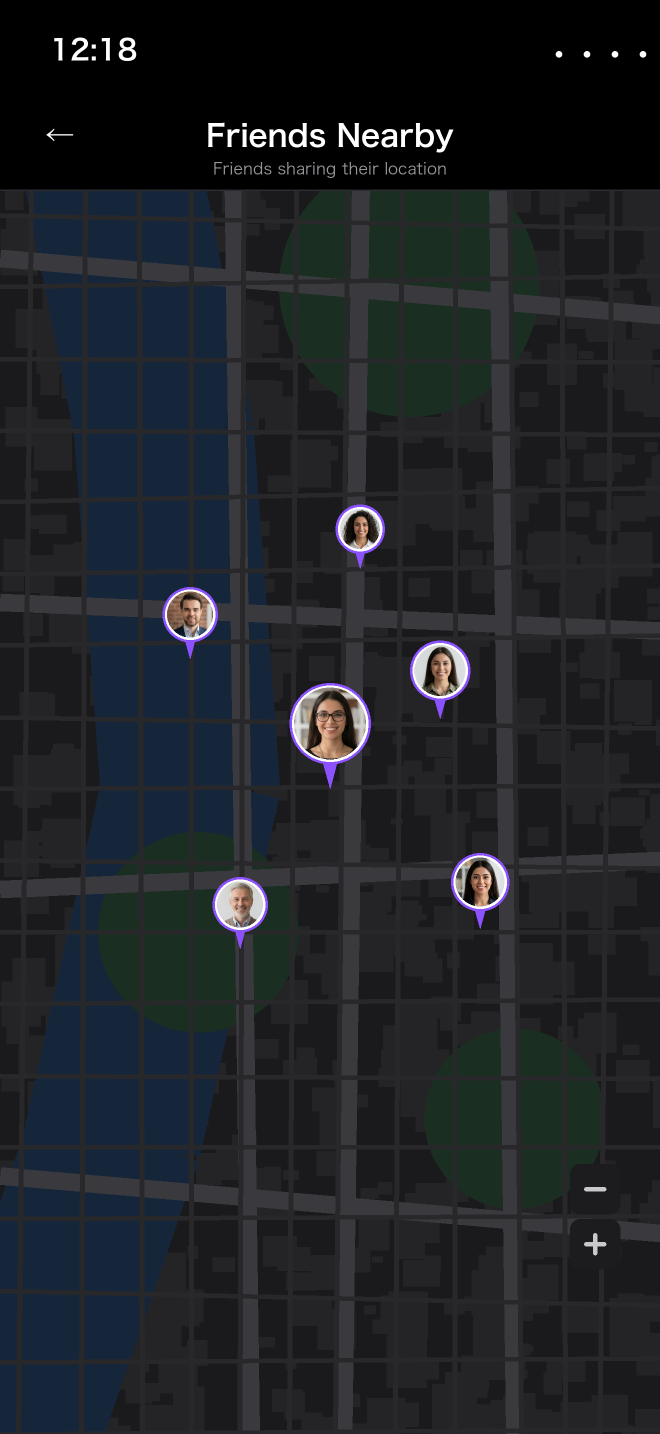
#> input picture store-assets/app-store/screenshots-6.9-en/06-map.png, 1320 x 2868 px, found by its file name (shown at 1/2 size)
$ python build_screenshot_ipad.py 5
#> lines starting #> are read from the running program, lines starting #| are printed output that depends on the picture; after the words box and inside, x2 and y2 are one past the last pixel; in counts of white or black regions, pixels touching at a corner belong together
#!/usr/bin/env python3
"""iPad version of PikTag App Store marketing screenshots.

Canvas: 2064 × 2752 (iPad Pro 13" M4 portrait, ASC slot).
Reuses the same iPhone marketing source PNG inside a centered phone
mockup, on a wider purple→pink gradient canvas with title above.
"""
import os
import sys
from pathlib import Path
from PIL import Image, ImageDraw, ImageFont, ImageFilter

# SS_LANG = one of 17 caption locales (default zh-TW) — mirrors
# build_screenshot.py. Captions live in captions.py.
LANG = os.environ.get("SS_LANG", "zh-TW")
from captions import CARDS_BY_LANG, CHIP_BY_LANG  # noqa: E402

# ── iPad canvas ────────────────────────────────────────────────────────
W, H = 2064, 2752
GRAD_START = (140, 82, 255)
GRAD_END = (236, 72, 153)
WHITE = (255, 255, 255)

# ── Layout (iPad) ──────────────────────────────────────────────────────
# 2026-06-09 fix: subtitle was being overlapped by phone mockup top.
# Recipe to fix: smaller title font + larger subtitle-to-phone gap +
# phone pushed down + phone shrunk so it still fits within 2752 canvas.
# Source aspect locked at 0.4602 (1320/2868 iPhone source).
PAD_X = 120
TITLE_TOP = 184            # was 200 — tightened to free room for a bigger subtitle
TITLE_LINE_GAP = 14
SUBTITLE_GAP = 48          # was 64 — tightened for the bigger subtitle below
# Bottom is tight (phone ends at PHONE_TOP+PHONE_H = 2750, 2px from the 2752
# canvas), so we can't push the phone down — the bigger subtitle is absorbed by
# trimming TITLE_TOP + SUBTITLE_GAP instead. A 2-line title + 2-line subtitle at
# 64px ends ~668, still clear of PHONE_TOP=700.
PHONE_TOP = 700            # was 540 — pushed down 160px
PHONE_W = 960              # was 1020 — slight shrink to keep total < 2752
PHONE_H = 2050             # inner 928×2018 ≈ 0.460 aspect matches source
PHONE_RADIUS = 76
PHONE_BORDER_W = 16
PHONE_SHADOW_BLUR = 70

# CJK locales → Hiragino; everyone else → Arial (renders œ/î, Vietnamese/
# Turkish diacritics, Cyrillic, and a normal-width apostrophe). Mirrors
# build_screenshot.py's fix (founder caught the fr œ/apostrophe bug 2026-06-27).
_CJK_LANGS = {"zh-TW", "zh-CN", "ja"}
# League Spartan = PikTag brand typeface; Latin-only → 8 covered locales use it, vi/ru
# stay Arial (League Spartan lacks Vietnamese/Cyrillic), CJK stays Hiragino.
_LSPARTAN_LANGS = {"en", "de", "fr", "es", "pt", "it", "id", "tr"}
_IS_CJK = LANG in _CJK_LANGS
_IS_LSPARTAN = LANG in _LSPARTAN_LANGS
_HERE = os.path.dirname(os.path.abspath(__file__))
HIRAGINO = "/System/Library/Fonts/Hiragino Sans GB.ttc"
ARIAL = "/System/Library/Fonts/Supplemental/Arial.ttf"
ARIAL_BOLD = "/System/Library/Fonts/Supplemental/Arial Bold.ttf"
LSPARTAN = os.path.join(_HERE, "fonts", "LeagueSpartan-Regular.ttf")
LSPARTAN_BOLD = os.path.join(_HERE, "fonts", "LeagueSpartan-Bold.ttf")
FONT_PATH = HIRAGINO  # legacy alias
TITLE_FONT_SIZE = 116      # was 132 — gives title 2-line room without crowding subtitle
SUBTITLE_FONT_SIZE = 64    # was 54 — founder 2026-06-29: caption too small for older eyes


# [19 lines left out: function _linux_fallback, not called in this run]


def load_font(size: int, bold: bool = False) -> ImageFont.FreeTypeFont:
    try:
        if _IS_CJK:
            return ImageFont.truetype(HIRAGINO, size, index=(2 if bold else 0))
        if _IS_LSPARTAN:
            return ImageFont.truetype(LSPARTAN_BOLD if bold else LSPARTAN, size)
        return ImageFont.truetype(ARIAL_BOLD if bold else ARIAL, size)  # vi, ru
    except OSError:
        return _linux_fallback(size, bold)


def gradient_bg() -> Image.Image:
    bg = Image.new("RGB", (W, H), GRAD_START)
    px = bg.load()
    denom = float(W + H)
    for y in range(H):
        for x in range(W):
            t = (x + y) / denom
            r = int(GRAD_START[0] * (1 - t) + GRAD_END[0] * t)
            g = int(GRAD_START[1] * (1 - t) + GRAD_END[1] * t)
            b = int(GRAD_START[2] * (1 - t) + GRAD_END[2] * t)
            px[x, y] = (r, g, b)
    return bg


def draw_text_centered(draw, text, font, y, color):
    bbox = draw.textbbox((0, 0), text, font=font)
    text_w = bbox[2] - bbox[0]
    text_h = bbox[3] - bbox[1]
    x = (W - text_w) // 2
    shadow_offset = 5
    draw.text((x + shadow_offset, y + shadow_offset), text, font=font, fill=(0, 0, 0, 60))
    draw.text((x, y), text, font=font, fill=color)
    return y + text_h


def wrap_title(title):
    if "\n" in title:
        return title.split("\n")
    if "，" in title and len(title) > 9:
        return title.split("，", 1)
    if ", " in title and len(title) > 18:
        return [p.strip() for p in title.split(", ", 1)]
    return [title]


def wrap_to_width(draw, text, font, max_width):
    """Greedy-wrap to fit max_width px. Word-wrap on spaces; char-wrap for CJK."""
    text = text.strip()
    if not text:
        return [""]
    units = text.split(" ") if " " in text else list(text)
    joiner = " " if " " in text else ""
    lines, cur = [], ""
    for u in units:
        trial = (cur + joiner + u) if cur else u
        if not cur or draw.textlength(trial, font=font) <= max_width:
            cur = trial
        else:
            lines.append(cur)
            cur = u
    if cur:
        lines.append(cur)
    return lines


def round_corners(im, radius):
    mask = Image.new("L", im.size, 0)
    ImageDraw.Draw(mask).rounded_rectangle((0, 0, im.size[0], im.size[1]), radius=radius, fill=255)
    out = im.convert("RGBA")
    out.putalpha(mask)
    return out


def paste_phone(bg, app_screenshot_path):
    inner_w = PHONE_W - PHONE_BORDER_W * 2
    inner_h = PHONE_H - PHONE_BORDER_W * 2
    inner_radius = PHONE_RADIUS - PHONE_BORDER_W
    screenshot = Image.open(app_screenshot_path).convert("RGBA")
    src_w, src_h = screenshot.size
    target_aspect = inner_w / inner_h
    src_aspect = src_w / src_h
    if abs(src_aspect - target_aspect) < 0.005:
        pass
    elif src_aspect > target_aspect:
        new_w = int(src_h * target_aspect)
        offset_x = (src_w - new_w) // 2
        screenshot = screenshot.crop((offset_x, 0, offset_x + new_w, src_h))
    else:
        new_h = int(src_w / target_aspect)
        offset_y = (src_h - new_h) // 2
        screenshot = screenshot.crop((0, offset_y, src_w, offset_y + new_h))
    screenshot = screenshot.resize((inner_w, inner_h), Image.LANCZOS)
    screenshot = round_corners(screenshot, inner_radius)

    frame_layer = Image.new("RGBA", (PHONE_W, PHONE_H), (0, 0, 0, 0))
    ImageDraw.Draw(frame_layer).rounded_rectangle((0, 0, PHONE_W, PHONE_H), radius=PHONE_RADIUS, fill=WHITE)
    frame_layer.paste(screenshot, (PHONE_BORDER_W, PHONE_BORDER_W), screenshot)

    shadow = Image.new("RGBA", (W, H), (0, 0, 0, 0))
    phone_x = (W - PHONE_W) // 2
    phone_y = PHONE_TOP
    ImageDraw.Draw(shadow).rounded_rectangle(
        (phone_x, phone_y + 28, phone_x + PHONE_W, phone_y + PHONE_H + 28),
        radius=PHONE_RADIUS, fill=(0, 0, 0, 130),
    )
    shadow = shadow.filter(ImageFilter.GaussianBlur(radius=PHONE_SHADOW_BLUR))
    bg.paste(shadow, (0, 0), shadow)
    bg.paste(frame_layer, (phone_x, phone_y), frame_layer)


# [44 lines left out: functions draw_sparkle, draw_chip, not called in this run]


# Sparkles spread across the wider iPad canvas
_SPARKLES = [
    (200, 440, 38),
    (1880, 490, 34),
    (140, 2480, 44),
    (1940, 2440, 38),
    (310, 1490, 28),
    (1830, 1340, 28),
    (1030, 130, 32),
    (1030, 2640, 30),
]
_G_WHITE = ((255, 255, 255), (240, 230, 255))
_G_PINK = ((255, 235, 250), (240, 220, 255))

_CHIP_FAST, _CHIP_AI = CHIP_BY_LANG[LANG]

CARD_EXTRAS = {
    1: {"sparkles": [], "chips": []},
    2: {"sparkles": [], "chips": []},
    # Chips only on the card-scan card (now #3 after the story reorder).
    3: {
        "sparkles": [],
        "chips": [
            (380, 1080, _CHIP_FAST, "", _G_WHITE),
            (1690, 1900, _CHIP_AI, "", _G_PINK),
        ],
    },
    4: {"sparkles": [], "chips": []},
    5: {"sparkles": [], "chips": []},
    6: {"sparkles": [], "chips": []},
}


def build(title, subtitle, app_screenshot_path, out_path, extras=None):
    bg = gradient_bg().convert("RGBA")
    draw = ImageDraw.Draw(bg)
    title_font = load_font(TITLE_FONT_SIZE, bold=True)
    sub_font = load_font(SUBTITLE_FONT_SIZE, bold=False)
    max_w = W - 2 * PAD_X
    title_lh = int(TITLE_FONT_SIZE * 1.16)
    sub_lh = int(SUBTITLE_FONT_SIZE * 1.32)
    y = TITLE_TOP
    for part in wrap_title(title):
        for line in wrap_to_width(draw, part, title_font, max_w):
            draw_text_centered(draw, line, title_font, y, WHITE)
            y += title_lh
    y += SUBTITLE_GAP
    for line in wrap_to_width(draw, subtitle, sub_font, max_w):
        draw_text_centered(draw, line, sub_font, y, WHITE)
        y += sub_lh
    paste_phone(bg, app_screenshot_path)
    if extras:
        deco = Image.new("RGBA", bg.size, (0, 0, 0, 0))
        dd = ImageDraw.Draw(deco)
        for cx, cy, size in extras.get("sparkles", []):
            draw_sparkle(dd, cx, cy, size)
        bg.paste(deco, (0, 0), deco)
        for cx, cy, label, icon, grad in extras.get("chips", []):
            draw_chip(bg, cx, cy, label, icon, grad)
    bg.convert("RGB").save(out_path, "PNG", optimize=True)
    print(f"Wrote: {out_path}")


# Order + captions mirror build_screenshot.py — both import captions.py.
CARDS = CARDS_BY_LANG[LANG]


def main():
    if len(sys.argv) < 2:
        print("Usage: SS_LANG=<locale> build_screenshot_ipad.py <1-6>")
        sys.exit(1)
    idx = int(sys.argv[1]) - 1
    title, subtitle, default_src = CARDS[idx]
    src_dir = "screenshots-6.9" if LANG == "zh-TW" else "screenshots-6.9-en"
    source = f"{src_dir}/{default_src}"
    out_dir = Path(__file__).parent / ("screenshots-ipad-marketing" if LANG == "zh-TW" else f"screenshots-ipad-marketing-{LANG}")
    out_dir.mkdir(exist_ok=True)
    out_path = out_dir / f"{idx+1:02d}-marketing.png"
    here = Path(__file__).parent
    abs_source = here / source
    extras = CARD_EXTRAS.get(idx + 1)
    build(title, subtitle, str(abs_source), str(out_path), extras=extras)
#> in gradient_bg, `bg = Image.new("RGB", (W, H), GRAD_START)`:
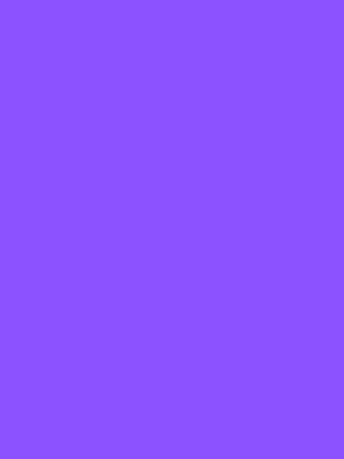
#> bg: PIL image 2064x2752 RGB (shown at 1/6 size); mean R, G, B 140, 82, 255
#> in build, `bg = gradient_bg().convert("RGBA")`:
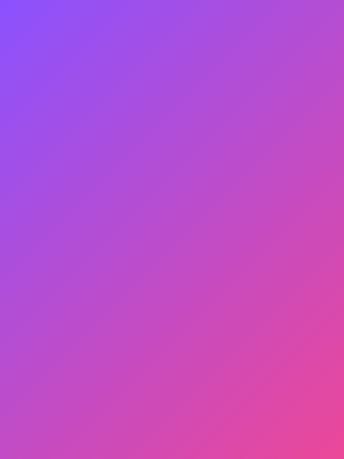
#> bg: PIL image 2064x2752 RGBA (shown at 1/6 size); mean R, G, B, A 187.5, 76.5, 203.5, 255
#> after the loop in build, `for part in wrap_title(title):`: y = 452
#> in build, `y += SUBTITLE_GAP`: y = 500
#> the loop in build, `for line in wrap_to_width(draw, subtitle, sub_font, max_w):` made 1 pass
#> (line, bbox in draw_text_centered, text_w in draw_text_centered, text_h in draw_text_centered, x in draw_text_centered, shadow_offset in draw_text_centered, y) on pass 1: ('同標籤的朋友，就在你身邊', (0, 15, 461, 71), 461, 56, 801, 5, 584)
#> after the loop in build, `for line in wrap_to_width(draw, subtitle, sub_font, max_w):`: y = 584
#> in round_corners, `ImageDraw.Draw(mask).rounded_rectangle((0, 0, im.size[0], im.size[1]),..`:
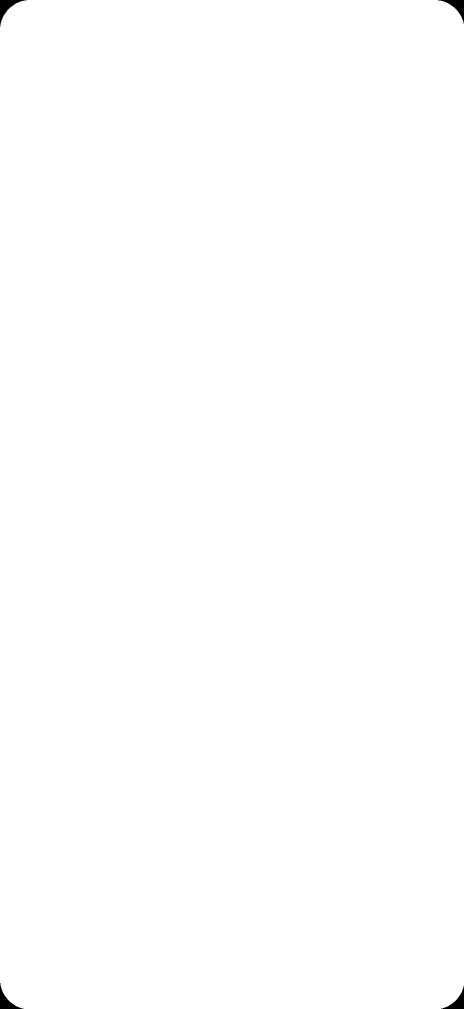
#> mask: PIL image 928x2018 L (shown at 1/2 size); 99.8% white; 4 black regions, box (x1, y1, x2, y2) and area: (0, 0, 53, 53) 786, (876, 0, 928, 47) 733, (0, 1966, 47, 2018) 733, (882, 1972, 928, 2018) 681
#> in paste_phone, `frame_layer.paste(screenshot, (PHONE_BORDER_W, PHONE_BORDER_W), screen..`:
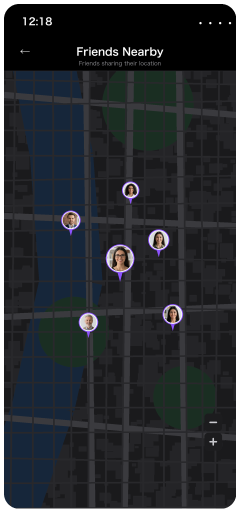
#> frame_layer: PIL image 960x2050 RGBA (shown at 1/4 size); mean R, G, B, A 42.4, 45.7, 49.8, 254.4; transparent parts drawn white
#> in paste_phone, `shadow = shadow.filter(ImageFilter.GaussianBlur(radius=PHONE_SHADOW_BL..`:
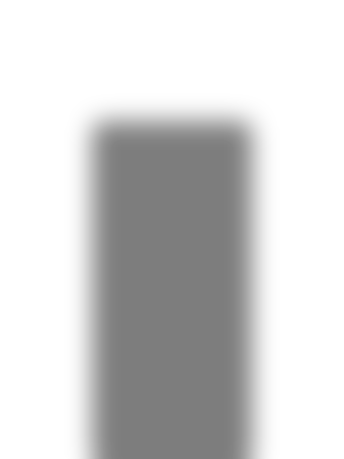
#> shadow: PIL image 2064x2752 RGBA (shown at 1/6 size); mean R, G, B, A 0, 0, 0, 44.4; transparent parts drawn white
#> in paste_phone, `bg.paste(shadow, (0, 0), shadow)`:
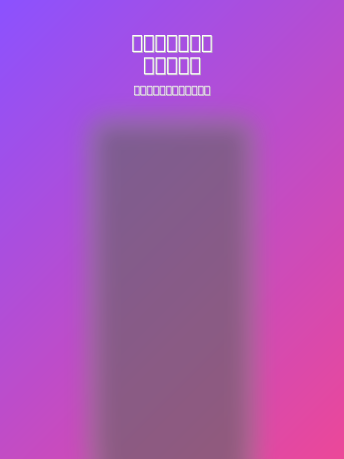
#> bg: PIL image 2064x2752 RGBA (shown at 1/6 size); mean R, G, B, A 153.3, 63.9, 168.6, 230.1; transparent parts drawn white
#> in build, `bg.convert("RGB").save(out_path, "PNG", optimize=True)`:
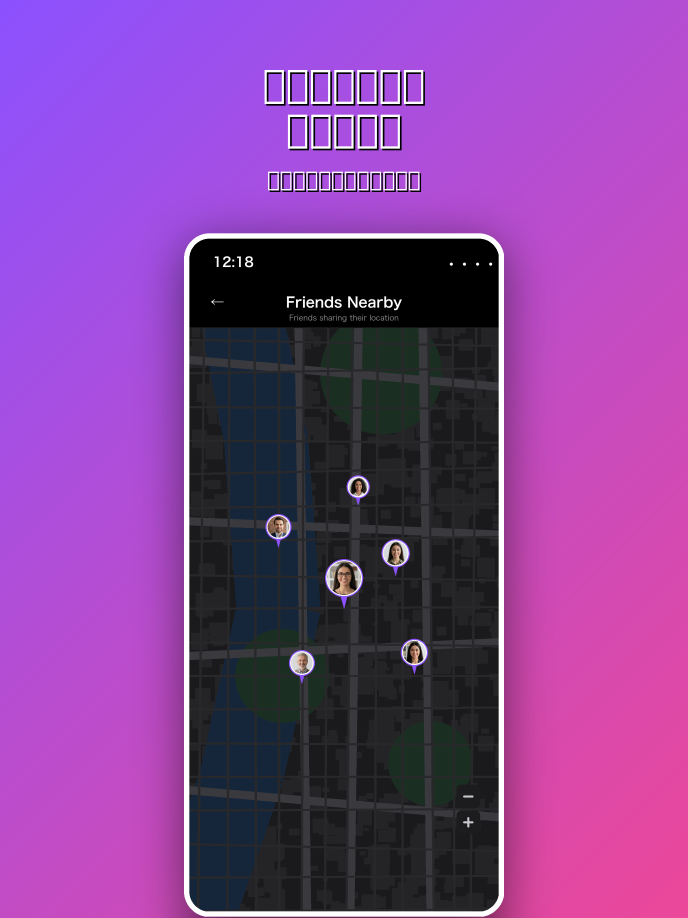
#> saved as 05-marketing.png: PIL image 2064x2752 RGB (shown at 1/3 size); mean R, G, B 132.4, 65.9, 149.9


if __name__ == "__main__":
    main()

$ run again, with store-assets/app-store/screenshots-6.9-en/01-cardscan.png copied over store-assets/app-store/screenshots-6.9-en/06-map.png
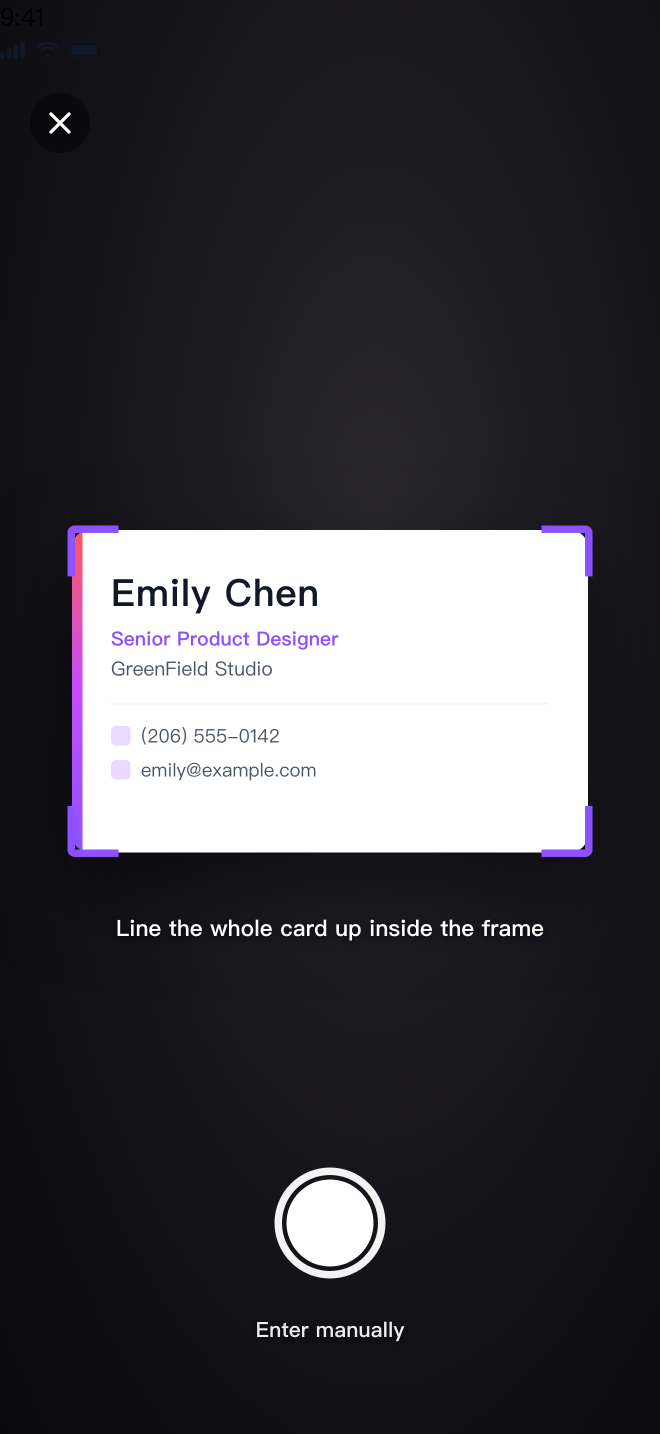
#> input picture store-assets/app-store/screenshots-6.9-en/01-cardscan.png, 1320 x 2868 px, found by its file name (shown at 1/2 size)
#> after the loop in build, `for part in wrap_title(title):`: y = 452
#> in build, `y += SUBTITLE_GAP`: y = 500
#> the loop in build, `for line in wrap_to_width(draw, subtitle, sub_font, max_w):` made 1 pass
#> (line, bbox in draw_text_centered, text_w in draw_text_centered, text_h in draw_text_centered, x in draw_text_centered, shadow_offset in draw_text_centered, y) on pass 1: ('同標籤的朋友，就在你身邊', (0, 15, 461, 71), 461, 56, 801, 5, 584)
#> after the loop in build, `for line in wrap_to_width(draw, subtitle, sub_font, max_w):`: y = 584
#> in paste_phone, `frame_layer.paste(screenshot, (PHONE_BORDER_W, PHONE_BORDER_W), screen..`:
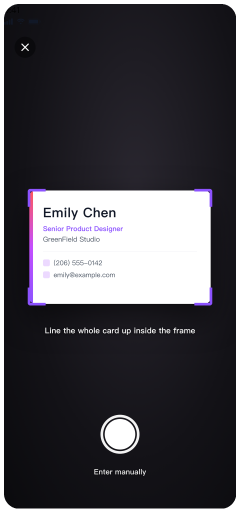
#> frame_layer: PIL image 960x2050 RGBA (shown at 1/4 size); mean R, G, B, A 73.7, 72.1, 77.5, 254.4; transparent parts drawn white
#> in build, `bg.convert("RGB").save(out_path, "PNG", optimize=True)`:
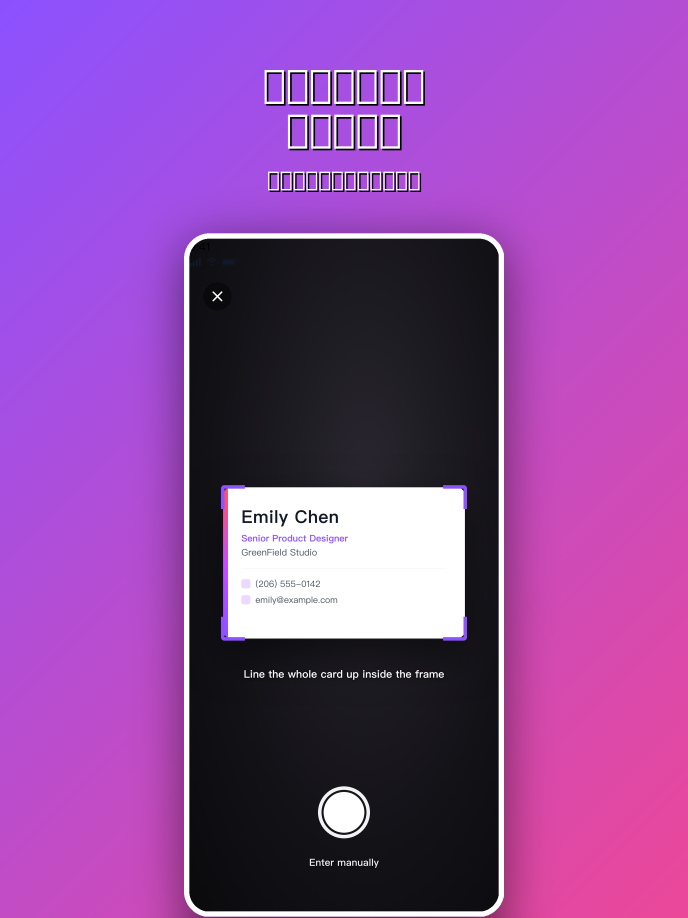
#> saved as 05-marketing.png: PIL image 2064x2752 RGB (shown at 1/3 size); mean R, G, B 143.3, 75, 159.5
